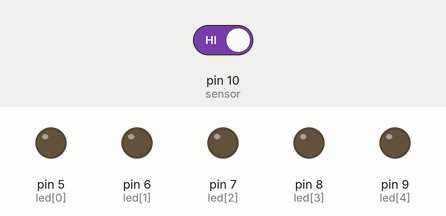
Bench run of a sketch on a simulated Arduino Uno, built with avr-gcc and run on an emulated ATmega328P. On the bench: output pins drawn as LEDs (lit = HIGH). Dashed ring = blinking. Inputs (shaded band) come from the test bench; at power-on: pin 10 (sensor) HIGH.

Above: at 1.2 s.
1.3 s: pin 10 (sensor) driven LOW
At 1.47 s:
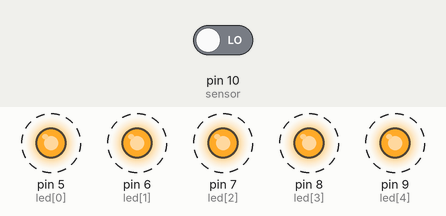
4.3 s: pin 10 (sensor) driven HIGH
At 5.5 s:
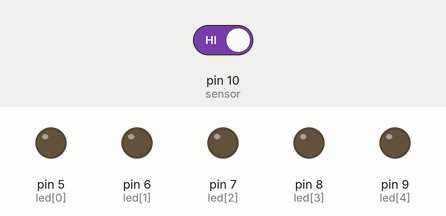
Timing chart, 0 to 7.3 s (numbered marks = the images above; inputs shaded):
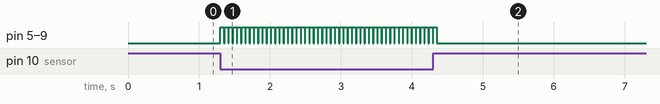

Measured:
- after the input at 1.3 s, pin 5 (led[0]), pin 6 (led[1]), pin 7 (led[2]), pin 8 (led[3]), pin 9 (led[4]): alternates HIGH for 0.05 s and LOW for 0.01 s, starting at once
- after the input at 4.3 s, pin 5 (led[0]), pin 6 (led[1]), pin 7 (led[2]), pin 8 (led[3]), pin 9 (led[4]): goes on until 4.4 s, then stays LOW

The sketch:

BLKLab_PRJ41_He_Thong_LED_Nhay_Theo_Nhac_Don_Gian.ino
```cpp
// Mảng chứa các chân điều khiển LED
int led[] = {5, 6, 7, 8, 9};

// Chân nhận tín hiệu từ cảm biến âm thanh (digital)
int sensor = 10;

void setup() {
  // Thiết lập các chân LED là OUTPUT
  for (int t = 0; t < 5; t++) {
    pinMode(led[t], OUTPUT);
  }

  // Thiết lập chân cảm biến là INPUT để nhận tín hiệu
  pinMode(sensor, INPUT);
}

void loop() {
  // Kiểm tra nếu cảm biến phát hiện âm thanh mạnh (bass)
  if (digitalRead(sensor) == 0) {  // LOW = có tín hiệu bass

    // Thực hiện hiệu ứng nhấp nháy toàn bộ LED 3 lần
    for (int i = 0; i < 3; i++) {

      // Bật tất cả LED
      for (int k = 0; k < 5; k++) {
        digitalWrite(led[k], HIGH);
      }

      // Giữ sáng trong 50ms
      delay(50);

      // Tắt tất cả LED
      for (int k = 0; k < 5; k++) {
        digitalWrite(led[k], LOW);
      }

      // Nghỉ 10ms trước lần nhấp tiếp theo
      delay(10);
    }

  } else {
    // Nếu không có tín hiệu bass, đảm bảo tất cả LED đều tắt
    for (int k = 0; k < 5; k++) {
      digitalWrite(led[k], LOW);
    }
  }
}
```
